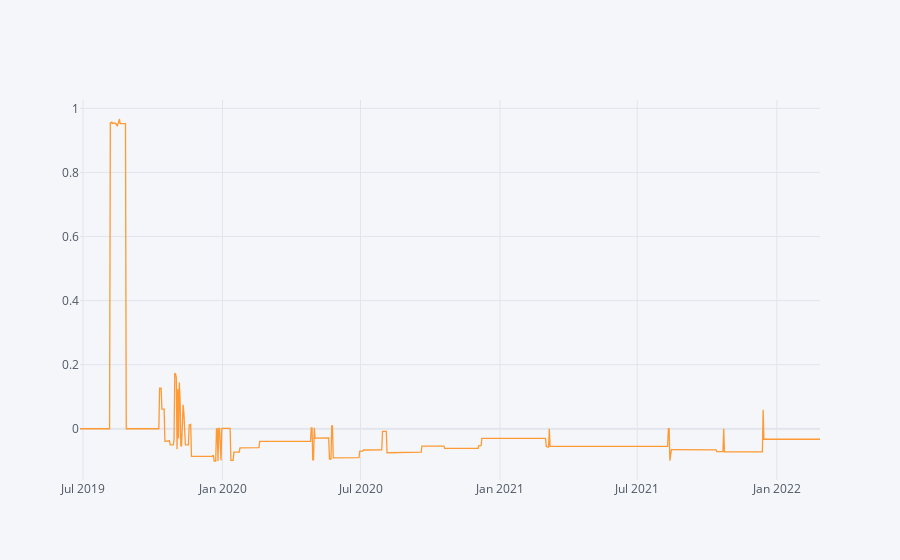

The notebook cell saved with this chart:
### Code cell
df_520K001_New['Displacement Probe Proximity Sensor 520K001A'].iplot()

### Figure 1 — Plotly figure (JSON) as saved in the notebook; plotly's stock layout.template omitted (floating-point values rounded to 4 significant figures; data arrays with more than 128 entries replaced by an {"elided": "..."} marker saying what was removed)
{"data": [{"line": {"color": "rgba(255, 153, 51, 1.0)", "dash": "solid", "shape": "linear", "width": 1.3}, "mode": "lines", "name": "Displacement Probe Proximity Sensor 520K001A", "text": "", "type": "scatter", "x": {"elided": "938 str values"}, "y": {"elided": "938 float values"}}], "layout": {"legend": {"bgcolor": "#F5F6F9", "font": {"color": "#4D5663"}}, "paper_bgcolor": "#F5F6F9", "plot_bgcolor": "#F5F6F9", "title": {"font": {"color": "#4D5663"}}, "xaxis": {"gridcolor": "#E1E5ED", "showgrid": true, "tickfont": {"color": "#4D5663"}, "title": {"font": {"color": "#4D5663"}, "text": ""}, "zerolinecolor": "#E1E5ED"}, "yaxis": {"gridcolor": "#E1E5ED", "showgrid": true, "tickfont": {"color": "#4D5663"}, "title": {"font": {"color": "#4D5663"}, "text": ""}, "zerolinecolor": "#E1E5ED"}}}
